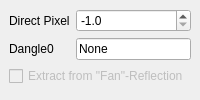
  <widget class="QDockWidget" name="dockWidget_7">
   <property name="windowTitle">
    <string>Overwrite Parameters</string>
   </property>
   <attribute name="dockWidgetArea">
    <number>1</number>
   </attribute>
   <widget class="QWidget" name="dockWidgetContents_7">
    <layout class="QFormLayout" name="formLayout">
     <item row="0" column="0">
      <widget class="QLabel" name="label_18">
       <property name="text">
        <string>Direct Pixel</string>
       </property>
      </widget>
     </item>
     <item row="0" column="1">
      <widget class="QDoubleSpinBox" name="directPixelOverwrite">
       <property name="sizePolicy">
        <sizepolicy hsizetype="Preferred" vsizetype="Fixed">
         <horstretch>0</horstretch>
         <verstretch>0</verstretch>
        </sizepolicy>
       </property>
       <property name="decimals">
        <number>1</number>
       </property>
       <property name="minimum">
        <double>-1.000000000000000</double>
       </property>
       <property name="maximum">
        <double>304.000000000000000</double>
       </property>
       <property name="singleStep">
        <double>1.000000000000000</double>
       </property>
       <property name="value">
        <double>-1.000000000000000</double>
       </property>
      </widget>
     </item>
     <item row="1" column="0">
      <widget class="QLabel" name="label_19">
       <property name="text">
        <string>Dangle0</string>
       </property>
      </widget>
     </item>
     <item row="1" column="1">
      <widget class="QLineEdit" name="dangle0Overwrite">
       <property name="sizePolicy">
        <sizepolicy hsizetype="Preferred" vsizetype="Fixed">
         <horstretch>0</horstretch>
         <verstretch>0</verstretch>
        </sizepolicy>
       </property>
       <property name="text">
        <string>None</string>
       </property>
      </widget>
     </item>
     <item row="2" column="0" colspan="2">
      <widget class="QCheckBox" name="fanReflectivity">
       <property name="enabled">
        <bool>false</bool>
       </property>
       <property name="text">
        <string>Extract from &quot;Fan&quot;-Reflection</string>
       </property>
      </widget>
     </item>
    </layout>
   </widget>
  </widget>
